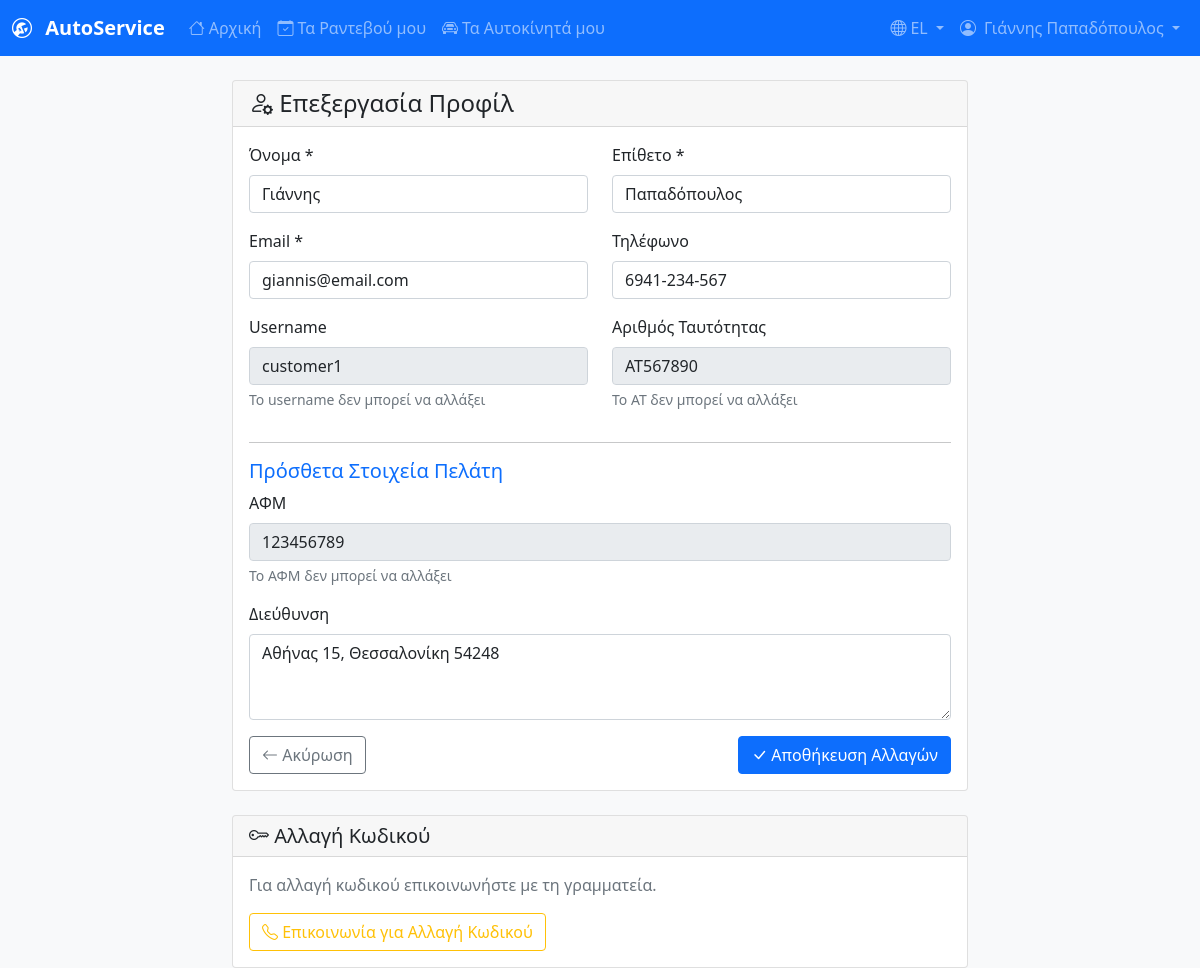
The app's page /users/edit_profile.php (signed in) with its own data.
### tables this page shows
CREATE TABLE customers (
    id INT PRIMARY KEY AUTO_INCREMENT,
    user_id INT NOT NULL,
    tax_number VARCHAR(20) UNIQUE NOT NULL COMMENT 'ΑΦΜ',
    address TEXT NOT NULL COMMENT 'Διεύθυνση κατοικίας',
    FOREIGN KEY (user_id) REFERENCES users(id) ON DELETE CASCADE,
    INDEX idx_user_id (user_id),
    INDEX idx_tax_number (tax_number)
);

CREATE TABLE users (
    id INT PRIMARY KEY AUTO_INCREMENT,
    username VARCHAR(50) UNIQUE NOT NULL,
    email VARCHAR(100) UNIQUE NOT NULL,
    password VARCHAR(255) NOT NULL,
    first_name VARCHAR(50) NOT NULL,
    last_name VARCHAR(50) NOT NULL,
    id_number VARCHAR(20) UNIQUE NOT NULL COMMENT 'Αριθμός Ταυτότητας (ΑΤ)',
    role ENUM('customer', 'secretary', 'mechanic') NOT NULL,
    phone VARCHAR(15),
    is_active BOOLEAN DEFAULT FALSE COMMENT 'Λογαριασμός ανενεργός μέχρι ενεργοποίησης από γραμματέα',
    created_at TIMESTAMP DEFAULT CURRENT_TIMESTAMP,
    updated_at TIMESTAMP DEFAULT CURRENT_TIMESTAMP ON UPDATE CURRENT_TIMESTAMP,
    INDEX idx_username (username),
    INDEX idx_email (email),
    INDEX idx_role (role),
    INDEX idx_id_number (id_number)
);

### includes/auth.php (called while the page is built, shortened)
<?php
function isLoggedIn() {
    return isset($_SESSION['user_id']) && !empty($_SESSION['user_id']);
}
function getCurrentUser() {
    return [
        'id' => $_SESSION['user_id'],
        'username' => $_SESSION['username'] ?? '',
        'first_name' => $_SESSION['first_name'] ?? '',
        'last_name' => $_SESSION['last_name'] ?? '',
        'full_name' => ($_SESSION['first_name'] ?? '') . ' ' . ($_SESSION['last_name'] ?? ''),
        'email' => $_SESSION['email'] ?? '',
        'role' => $_SESSION['role'] ?? 'customer',
        'phone' => $_SESSION['phone'] ?? '',
        'is_active' => $_SESSION['is_active'] ?? 1
    ];
}
function getUserFullName() {
    $user = getCurrentUser();
    $firstName = $user['first_name'] ?? '';
    $lastName = $user['last_name'] ?? '';
    return trim($firstName . ' ' . $lastName);
}
function getUserRole() {
    $user = getCurrentUser();
    return $user['role'] ?? 'customer';
}
function getDashboardUrl() {
    $role = getUserRole();
    $currentPath = $_SERVER['REQUEST_URI'] ?? '';
    $basePath = '';
    if (strpos($currentPath, '/vehicles/') !== false ||
        strpos($currentPath, '/appointments/') !== false ||
        strpos($currentPath, '/reports/') !== false ||
        strpos($currentPath, '/users/') !== false) {
        $basePath = '../';
    }
    switch ($role) {
        case 'customer':
            return $basePath . 'customer_dashboard.php';
    }
}
?>

### users/edit_profile.php (the view, shortened to what this page needs)
<?php
require_once '../includes/auth.php';
try {
    if (getUserRole() === 'customer') {
        $stmt = $pdo->prepare("
            SELECT u.*, c.address, c.tax_number
            FROM users u
            LEFT JOIN customers c ON u.id = c.user_id
            WHERE u.id = ?
        ");
    } else {
        $stmt = $pdo->prepare("SELECT * FROM users WHERE id = ?");
    }
    $stmt->execute([$_SESSION['user_id']]);
} catch (Exception $e) {
    setErrorMessage("Σφάλμα φόρτωσης δεδομένων: " . $e->getMessage());
    $user = [];
}
?>
<!DOCTYPE html>
<html lang="el">
<head>
    <link href="https://cdn.jsdelivr.net/npm/bootstrap@5.1.3/dist/css/bootstrap.min.css" rel="stylesheet">
    <link href="https://cdn.jsdelivr.net/npm/bootstrap-icons@1.8.1/font/bootstrap-icons.css" rel="stylesheet">
</head>
<body class="bg-light">
    <?php include '../includes/navbar.php'; ?>
    <div class="container mt-4">
        <div class="row justify-content-center">
            <div class="col-lg-8">
                <div class="card">
                    <div class="card-header">
                        <h4 class="mb-0">
                            <i class="bi bi-person-gear"></i> Επεξεργασία Προφίλ
                        </h4>
                    </div>
                    <div class="card-body">
                        <form method="POST">
                            <div class="row">
                                <div class="col-md-6">
                                    <div class="mb-3">
                                        <label for="first_name" class="form-label">Όνομα *</label>
                                        <input type="text" class="form-control" id="first_name" name="first_name"
                                               value="<?php echo htmlspecialchars($user['first_name'] ?? ''); ?>" required>
                                    </div>
                                </div>
                                <div class="col-md-6">
                                    <div class="mb-3">
                                        <label for="last_name" class="form-label">Επίθετο *</label>
                                        <input type="text" class="form-control" id="last_name" name="last_name"
                                               value="<?php echo htmlspecialchars($user['last_name'] ?? ''); ?>" required>
                                    </div>
                                </div>
                            </div>
                            <div class="row">
                                <div class="col-md-6">
                                    <div class="mb-3">
                                        <label for="email" class="form-label">Email *</label>
                                        <input type="email" class="form-control" id="email" name="email"
                                               value="<?php echo htmlspecialchars($user['email'] ?? ''); ?>" required>
                                    </div>
                                </div>
                                <div class="col-md-6">
                                    <div class="mb-3">
                                        <label for="phone" class="form-label">Τηλέφωνο</label>
                                        <input type="text" class="form-control" id="phone" name="phone"
                                               value="<?php echo htmlspecialchars($user['phone'] ?? ''); ?>">
                                    </div>
                                </div>
                            </div>
                            <div class="row">
                                <div class="col-md-6">
                                    <div class="mb-3">
                                        <label for="username" class="form-label">Username</label>
                                        <input type="text" class="form-control" id="username"
                                               value="<?php echo htmlspecialchars($user['username'] ?? ''); ?>" disabled>
                                        <div class="form-text">Το username δεν μπορεί να αλλάξει</div>
                                    </div>
                                </div>
                                <div class="col-md-6">
                                    <div class="mb-3">
                                        <label for="id_number" class="form-label">Αριθμός Ταυτότητας</label>
                                        <input type="text" class="form-control" id="id_number"
                                               value="<?php echo htmlspecialchars($user['id_number'] ?? ''); ?>" disabled>
                                        <div class="form-text">Το ΑΤ δεν μπορεί να αλλάξει</div>
                                    </div>
                                </div>
                            </div>
                            <?php if (getUserRole() === 'customer'): ?>
                                <hr>
                                <h5 class="text-primary">Πρόσθετα Στοιχεία Πελάτη</h5>
                                <div class="mb-3">
                                    <label for="tax_number" class="form-label">ΑΦΜ</label>
                                    <input type="text" class="form-control" id="tax_number"
                                           value="<?php echo htmlspecialchars($user['tax_number'] ?? ''); ?>" disabled>
                                    <div class="form-text">Το ΑΦΜ δεν μπορεί να αλλάξει</div>
                                </div>
                                <div class="mb-3">
                                    <label for="address" class="form-label">Διεύθυνση</label>
                                    <textarea class="form-control" id="address" name="address" rows="3"><?php echo htmlspecialchars($user['address'] ?? ''); ?></textarea>
                                </div>
                            <?php endif; ?>
                            <div class="d-flex justify-content-between">
                                <a href="<?php echo getDashboardUrl(); ?>" class="btn btn-outline-secondary">
                                    <i class="bi bi-arrow-left"></i> Ακύρωση
                                </a>
                                <button type="submit" class="btn btn-primary">
                                    <i class="bi bi-check-lg"></i> Αποθήκευση Αλλαγών
                                </button>
                            </div>
                        </form>
                    </div>
                </div>
                <div class="card mt-4">
                    <div class="card-header">
                        <h5 class="mb-0">
                            <i class="bi bi-key"></i> Αλλαγή Κωδικού
                        </h5>
                    </div>
                    <div class="card-body">
                        <p class="text-muted">Για αλλαγή κωδικού επικοινωνήστε με τη γραμματεία.</p>
                        <button class="btn btn-outline-warning" onclick="alert('Επικοινωνήστε με τη γραμματεία για αλλαγή κωδικού')">
                            <i class="bi bi-telephone"></i> Επικοινωνία για Αλλαγή Κωδικού
                        </button>
                    </div>
                </div>
            </div>
        </div>
    </div>
</body>
</html>

### records on screen
customers: first_name "Γιάννης", last_name "Παπαδόπουλος", email "giannis@email.com", phone "6941-234-567", user.username "customer1", user.id_number "ΑΤ567890", tax_number "123456789", address "Αθήνας 15, Θεσσαλονίκη 54248"

### other values on screen
$user_name "Γιάννης Παπαδόπουλος"
